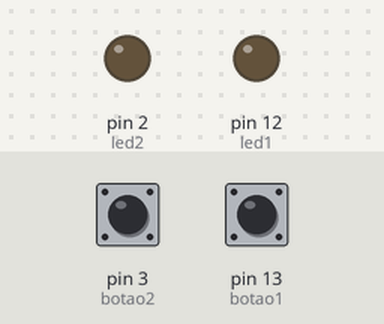
Recording of a sketch running on a simulated Arduino Uno, built with avr-gcc and run on an emulated ATmega328P. On the bench: output pins drawn as LEDs (lit = HIGH). Dashed ring = blinking. Inputs (shaded band) come from the test bench; at power-on: pin 3 (botao2) LOW, pin 13 (botao1) LOW.

Above: at 1.2 s.
1.3 s: pin 3 (botao2) pulled HIGH for 1 s
At 1.42 s:
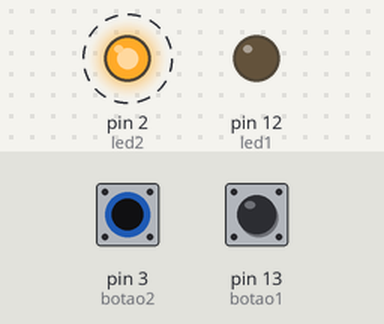
3.8 s: pin 13 (botao1) pulled HIGH for 3.2 s
At 3.92 s:
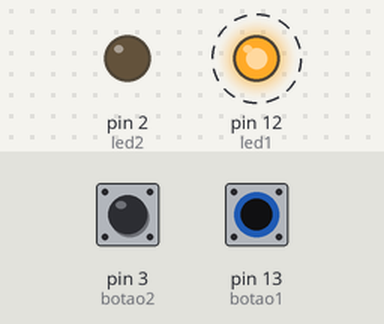
8.5 s: pin 3 (botao2) pulled HIGH for 3.2 s
At 13.2 s:
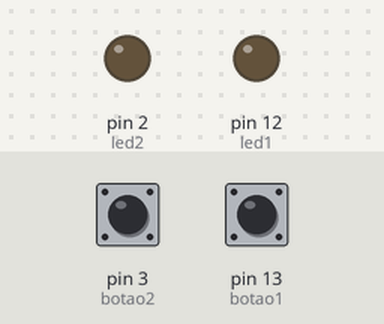
Timing chart, 0 to 14.7 s (numbered marks = the images above; inputs shaded):
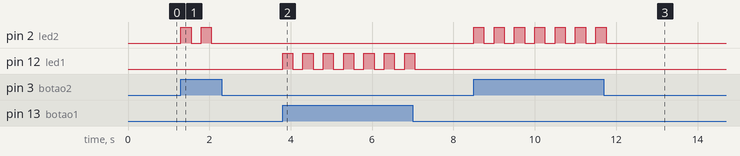

The sketch:

codigo.ino
```cpp
const int botao1 = 13;
const int botao2 = 3;
const int led1 =  12;
const int led2 =  2;
int var1 = 0;
int var2 = 0;

void setup() {
  pinMode(botao1, INPUT);
  pinMode(botao2, INPUT);

  pinMode(led1, OUTPUT);
  pinMode(led2, OUTPUT);

}

void loop(){

 var1 = digitalRead(botao1);
 var2 = digitalRead(botao2);

   if(var1){
   digitalWrite(led1, HIGH);
     delay(250);
   digitalWrite(led1,LOW);
     delay(250);
  }

   if(var2){
   digitalWrite(led2, HIGH);
     delay(250);
   digitalWrite(led2,LOW);
     delay(250);
  }
}
```

Measured:
- after the input at 1.3 s, pin 2 (led2): alternates HIGH for 0.25 s and LOW for 0.25 s, 4 changes in all, then stays LOW, starting at once
- after the input at 3.8 s, pin 12 (led1): alternates HIGH for 0.25 s and LOW for 0.25 s, 14 changes in all, then stays LOW, starting at once
- after the input at 8.5 s, pin 2 (led2): alternates HIGH for 0.25 s and LOW for 0.25 s, 14 changes in all, then stays LOW, starting at once
